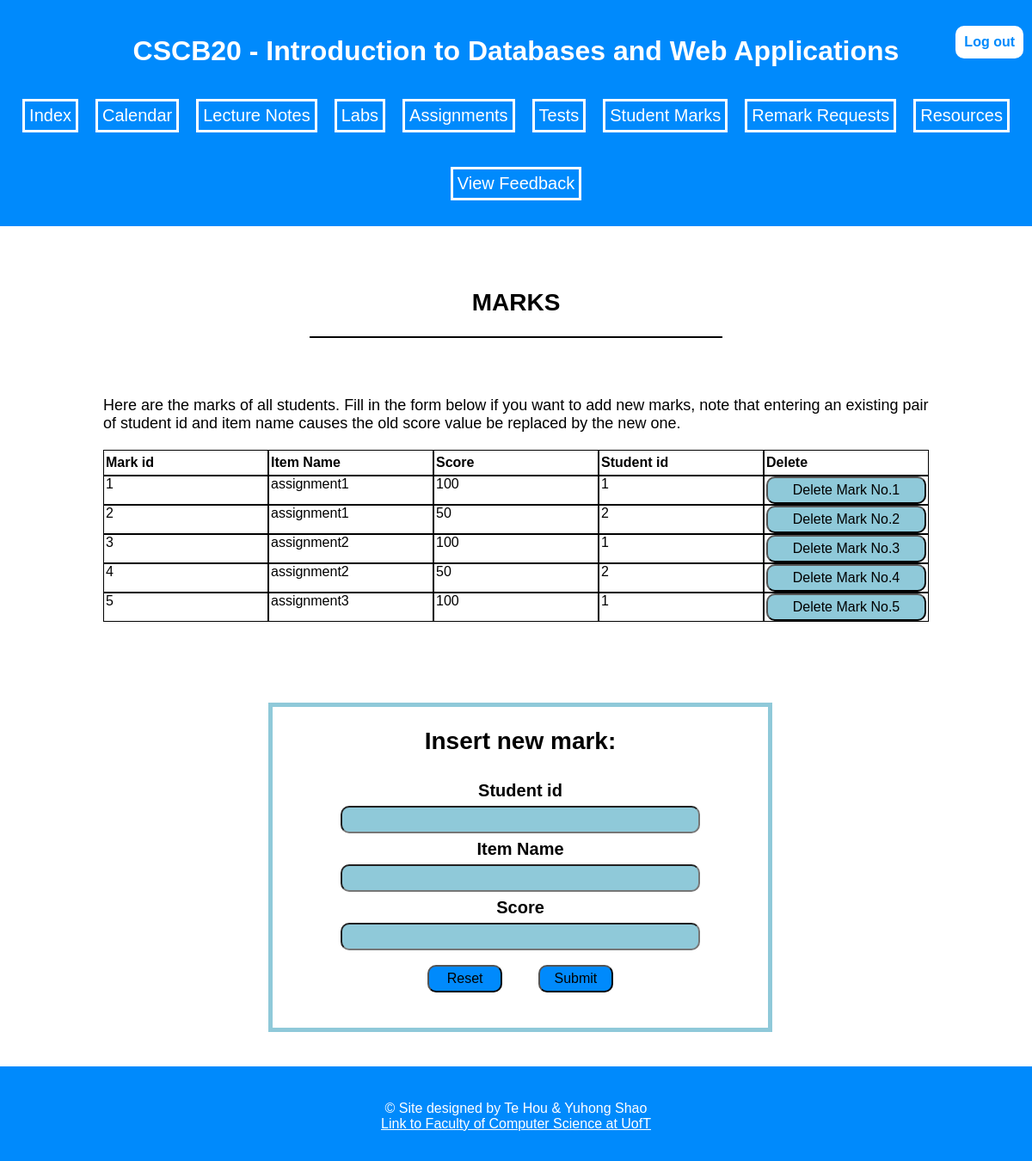
Screenshot of /i_marks (signed in) with the database file from the repository.
### tables this page shows
CREATE TABLE "Marks" (
	"mid"	INTEGER PRIMARY KEY AUTOINCREMENT,
	"sid"	INTEGER,
	"item"	TEXT,
	"score"	INTEGER
);

### app.py (the view)
@app.route('/i_marks', methods=['GET', 'POST'])
def i_mark():
    if 'username' not in session:
        return render_template('login.html')
    elif session['username'][1] == 1:
        return render_template('s_index.html')
    user = returnUserByUsername(session['username'][0])
    marks = returnAllMarks()
    if request.method == 'POST':
        sid = request.form['SID']
        item = request.form['ITEM']
        score = request.form['SCORE']
        mid = request.form['MID']
        if (sid == "" or item == "" or score == "") and mid != "":
            return render_template('i_marks.html', marks=marks, message="Successfully Deleted")
        if sid == "" or item == "" or score == "":
            return render_template('i_marks.html', marks=marks, message="Please fill in all blanks before you submit.")
        elif sidExists(sid)['RESULT'] == 0:
            return render_template('i_marks.html', marks=marks, message="Student doesn't exist, please try again.")
        elif int(score) < 0 or int(score) > 100:
            return render_template('i_marks.html', marks=marks, message="Score must be between 0 and 100, please try "
                                                                        "again.")
        else:
            mid = markExists(sid, item)
            if mid != -1:
                updateMarkByMid(mid, score)
                return render_template('i_marks.html', marks=marks, message="Successfully updated!")
            else:
                insertNewMark(sid, item, score)
                return render_template('i_marks.html', marks=marks, message="Successfully submitted!")
    else:
        return render_template('i_marks.html', marks=marks, message="")

### app.py (called while the page is built)
def returnUserByUsername(username):
    sql = """SELECT * FROM Accounts
            WHERE Accounts.username = '{}'""".format(username)
    with dbEngine.begin() as connection:
        result = connection.execute(text(sql))
        res = [dict(row) for row in result]
        return res[0]

def returnAllMarks():
    sql = """SELECT * FROM Marks"""
    with dbEngine.begin() as connection:
        result = connection.execute(text(sql))
        res = [dict(row) for row in result]
        return res

### templates/i_marks.html (shortened to what this page needs)
{% extends "i_base.html" %}
{% block cssFile %}
	<link rel="stylesheet" type="text/css" href="{{ url_for('static',filename='i_marks.css') }}">
{% endblock %}
{% block pname %}MARKS{% endblock %}
{% block content %}
	<div class = "Marks">
		<div class = "info">
			<p>Here are the marks of all students.
			Fill in the form below if you want to add new marks,
			note that entering an existing pair of student id and item name
			causes the old score value be replaced by the new one.
			</p>
		</div>
		<form action = "/i_marks" method = "POST">
		<div class = "flextable">
			<div class="row">
				<div class="column h">Mark id</div>
				<div class="column h">Item Name</div>
				<div class="column h">Score</div>
				<div class="column h">Student id</div>
				<div class="column h">Delete</div>
			</div>
			{% for mark in marks %}
				<div class="row">
					<div class="column">{{mark.mid}}</div>
					<div class="column">{{mark.item}}</div>
					<div class="column">{{mark.score}}</div>
					<div class="column">{{mark.sid}}</div>
					<div class="column">
						<input type="submit" name="{{mark.mid}}" value="Delete Mark No.{{mark.mid}}" />
					</div>
				</div>
			{% endfor %}
		</div>
		<br>
		<br>
		<br>
		<div class = "new_mark">
			<h2>Insert new mark:<h2>
				<label for="sid">Student id </label><br>
				<input type="text" class="fill" name="SID" id="sid" ></input><br>
				<label for="item">Item Name </label><br>
				<input type="text" class="fill" name="ITEM" id="item" ></input><br>
				<label for="score">Score </label><br>
				<input type="text" class="fill" name="SCORE" id="score" ></input><br>
				 <div id="click">
					<input type="reset" value="Reset" class="f_button">
					<input type="submit" value="Submit" class="f_button">
				</div>
		</div>
		</form>
	</div>
{% endblock %}

### templates/i_base.html (shortened to what this page needs)
<!DOCTYPE html>
<html>
<head>
    <link rel="stylesheet" type="text/css" href="{{ url_for('static',filename='common.css') }}">
    {% block cssFile %}{% endblock %}
</head>
<body>
	<div id="header">
	<div id="cname">
		<div id="c">
			<h1>CSCB20 - Introduction to Databases and Web Applications</h1>
		</div>
		<div id="LOGOUT" class="tab">
			<a href="/logout" class="button f" id="logout" > Log out</a>
		</div>
	</div>
		<div id="navBar">
		<div class="tab">
			<a href="/" class="button">Index</a>
		</div>
		<div class="tab">
			<a href="/calendar" class="button">Calendar</a>
		</div>
		<div class="tab">
			<a href="/lecNotes" class="button">Lecture Notes</a>
		</div>
		<div class="tab">
			<a href="/labs" class="button">Labs</a>
		</div>
		<div class="tab">
			<a href="/assignments" class="button">Assignments</a>
		</div>
		<div class="tab">
			<a href="/tests" class="button">Tests</a>
		</div>
		<div class="tab">
			<a href="/i_marks" class="button">Student Marks</a>
		</div>
		<div class="tab">
			<a href="/i_remarks" class="button">Remark Requests</a>
		</div>
		<div class="tab">
			<a href="/resources" class="button">Resources</a>
		</div>
		<div class="tab">
			<a href="/i_feedback" class="button">View Feedback</a>
		</div>
	</div>
	</div>
	<div id="content">
		<div id="pname">
			<h2>{% block pname %}{% endblock %}</h2>
		</div>
		{% block content%}
		{% endblock %}
	</div>
	<footer id="footer">
	<div>
	<div id="blurb">
		<span class="copyright">&copy;</span>
		Site designed by Te Hou & Yuhong Shao
	</div>
	<div id="linkToFaculty"><a href="https://web.cs.toronto.edu/" class="linkToFaculty">Link to Faculty of Computer Science at UofT</a>
	</div>
	</div>
	</footer>
</body>
</html>

### static/common.css (style rules this page uses)
body { font-family: "Lucida Sans Unicode", "Lucida Grande", sans-serif; }
footer { font-family: "Lucida Sans Unicode", "Lucida Grande", sans-serif; }
h1 { font-family: "Lucida Sans Unicode", "Lucida Grande", sans-serif; text-align: center; font-size: 32px; }
h2 { font-family: "Lucida Sans Unicode", "Lucida Grande", sans-serif; font-size: 28px; text-align: center; }
p { font-family: "Lucida Sans Unicode", "Lucida Grande", sans-serif; font-size: 18px; }
#content { width:80%; margin: auto; display: flex; flex-direction: column; align-content: space-around; }
a:link { color: blue; }
#header { width:100%; background-color: #008AFC; color: white; position: sticky; top: 0; }
#cname { padding-top: 20px; margin-bottom: 5px; }
#navBar { display: flex; flex-direction: row; flex-wrap: wrap; justify-content: center; align-items: flex-end; }
.button { border: solid 3px white; background-color: #008AFC; color: white; padding: 5px; text-align: center; text-decoration: none; display: inline-block; font-size: 20px; cursor: pointer; margin:10px; margin-bottom: 30px; }
a.button { color:white; }
#pname { color: black; width: 50%; text-align: center; margin: auto; border-bottom: 2px solid black; margin-bottom: 50px; margin-top: 50px; font-size: 24px; }
#cname { display: flex; flex-direction: row; flex-wrap: wrap; }
#logout { background: white; color: #008AFC; border: 0; font-size: 16px; font-weight: bold; }
#LOGOUT { position: absolute; right: 0px; }
#c { margin: auto; }
body { min-height: calc(100vh - 70px); margin: 0; padding: 0; border:0; }
#footer { height: 30px; justify-content: space-between; background-color: #008AFC ; color:white; text-align: center; padding: 40px; }
a.linkToFaculty { color:white; }
.f { border-radius: 10px; font-size: 20px; padding: 10px; }
textarea, input, option { font-family: "Lucida Sans Unicode", "Lucida Grande", sans-serif; border-radius: 10px; padding: 5px; font-size: 16px; width: 100%; background-color: #8fc9d9; }
form { margin-left: 25%; margin-right: 10%; width: 100%; margin: 0 auto; vertical-align: top; }
.flextable { display: flex; width:100%; justify-content: center; flex-direction: column; margin-bottom: 40px; margin-top: 20px; }
.row { display: flex; flex-direction: row; justify-content: center; width: 100% }
.column { width: 25%; border: 1px black solid; padding-left: 2px; padding-right: 2px; }
.h { padding-bottom:5px; padding-top:5px; font-weight: bold; }

### static/i_marks.css (style rules this page uses)
.new_mark { width: 60%; border: solid 5px #8fc9d9; margin-bottom: 40px; margin-left: 20%; margin-right: 20%; }
.fill { width: 70%; }
.f_button { width: 15%; height: 20%; margin: 3%; background-color: #008AFC; }
label { font-size: 20px; }

### rows the page displays
Marks: mid "1", item "assignment1", score "100", sid "1", mid "Delete Mark No.1"
Marks: mid "2", item "assignment1", score "50", sid "2", mid "Delete Mark No.2"
Marks: mid "3", item "assignment2", score "100", sid "1", mid "Delete Mark No.3"
Marks: mid "4", item "assignment2", score "50", sid "2", mid "Delete Mark No.4"
Marks: mid "5", item "assignment3", score "100", sid "1", mid "Delete Mark No.5"
